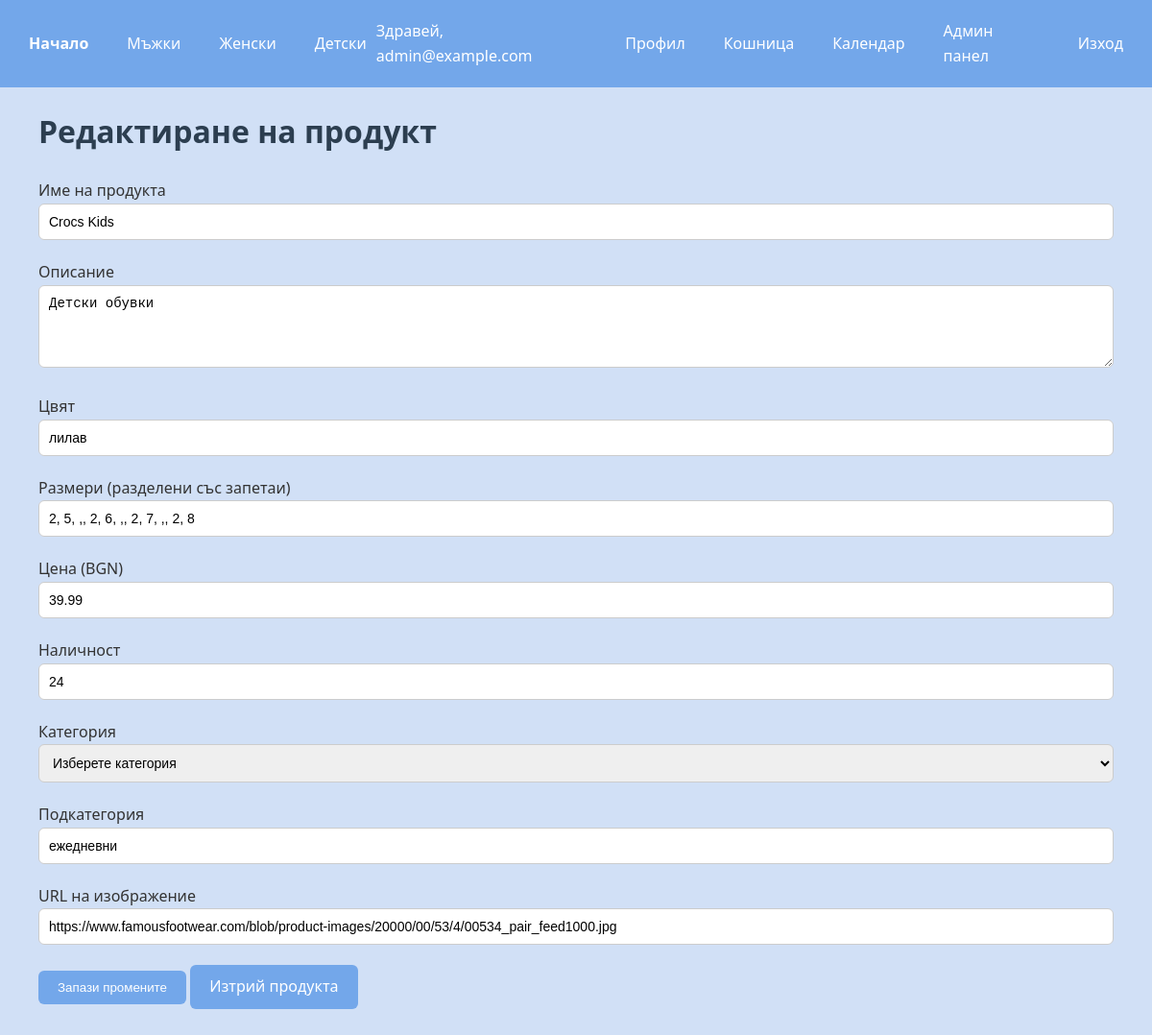
Screenshot of /catalog/edit/25 (signed in) with the database file from the repository.
### services/catalog_service.py (models this page shows)
class Product(db.Model):
    __tablename__ = "products"
    id = db.Column(db.Integer, primary_key=True)
    name = db.Column(db.String(200), nullable=False)
    description = db.Column(db.Text)
    color = db.Column(db.String(50))
    sizes = db.Column(db.String(50))
    price = db.Column(db.Float, nullable=False)
    stock = db.Column(db.Integer, default=0)
    category = db.Column(db.String(100))
    subcategory = db.Column(db.String(100))
    image_url = db.Column(db.String(300), default="/static/images/default-shoe.png")
    reviews = db.relationship(
        "Review",
        back_populates="product",
        cascade="all, delete-orphan",
        lazy="dynamic"
    )

### controllers/catalog_controller.py (the view, shortened to what this page needs)
@catalog_bp.route("/edit/<int:product_id>", methods=["GET", "POST"])
def edit_product(product_id):
    if not is_admin():
        flash("Нямате достъп до редактиране на продукти.")
        return redirect(url_for("catalog.catalog"))
    product = catalog_service.get_product_by_id(product_id)
    if not product:
        flash("Продуктът не е намерен.")
        return redirect(url_for("catalog.catalog"))
    return render_template(
        "edit_product.html",
        product=product,
        is_admin=is_admin()
    )

### services/auth_service.py (called while the page is built)
def is_admin():
    return session.get("is_admin", False)

### services/catalog_service.py (called while the page is built)
def get_product_by_id(product_id):
    return Product.query.get(product_id)

### templates/edit_product.html (shortened to what this page needs)
{% extends "base.html" %}
{% block content %}
<div class="container">
    <h1>Редактиране на продукт</h1>
    <form action="{{ url_for('catalog.edit_product', product_id=product.id) }}" method="POST">
        <div class="form-group">
            <label for="name">Име на продукта</label>
            <input type="text" class="form-control" id="name" name="name" value="{{ product.name }}" required>
        </div>
        <div class="form-group">
            <label for="description">Описание</label>
            <textarea class="form-control" id="description" name="description" rows="4" required>{{ product.description }}</textarea>
        </div>
        <div class="form-group">
            <label for="color">Цвят</label>
            <input type="text" class="form-control" id="color" name="color" value="{{ product.color }}">
        </div>
        <div class="form-group">
            <label for="sizes">Размери (разделени със запетаи)</label>
            <input type="text" class="form-control" id="sizes" name="sizes" value="{{ product.sizes | join(', ') }}">
        </div>
        <div class="form-group">
            <label for="price">Цена (BGN)</label>
            <input type="number" class="form-control" id="price" name="price" step="0.01" value="{{ product.price }}" required>
        </div>
        <div class="form-group">
            <label for="stock">Наличност</label>
            <input type="number" class="form-control" id="stock" name="stock" value="{{ product.stock }}" required>
        </div>
        <div class="form-group">
            <label for="category">Категория</label>
            <select class="form-control" id="category" name="category" required>
                <option value="">Изберете категория</option>
            </select>
        </div>
        <div class="form-group">
            <label for="subcategory">Подкатегория</label>
            <input type="text" class="form-control" id="subcategory" name="subcategory" value="{{ product.subcategory }}">
        </div>
        <div class="form-group">
            <label for="image_url">URL на изображение</label>
            <input type="text" class="form-control" id="image_url" name="image_url" value="{{ product.image_url }}">
        </div>
        <div class="form-group mt-3">
            <button type="submit" class="btn btn-success">Запази промените</button>
            <a href="{{ url_for('catalog.delete_product', product_id=product.id) }}" class="btn btn-danger"
               onclick="return confirm('Сигурни ли сте, че искате да изтриете този продукт?');">Изтрий продукта</a>
        </div>
    </form>
</div>
{% endblock %}

### static/styles.css (style rules this page uses)
* { box-sizing: border-box; margin: 0; padding: 0; }
body { font-family: 'Segoe UI', Tahoma, Geneva, Verdana, sans-serif; background-color: #d1e0f6; color: #333; line-height: 1.6; }
h1, h2, h3, h4, h5, h6 { color: #2c3e50; margin-bottom: 1rem; }
h1 { font-size: 2rem; margin-bottom: 1.5rem; }
.container { max-width: 1200px; margin: 0 auto; padding: 0 20px; }
.btn, button { background-color: #73a7ea; color: white; border: none; padding: 10px 20px; border-radius: 6px; cursor: pointer; text-decoration: none; text-align: center; transition: background-color 0.3s ease; display: inline-block; }
.form-group { margin-bottom: 1rem; text-align: left; }
.form-control, input, select { width: 100%; padding: 10px; border: 1px solid #ccc; border-radius: 6px; font-size: 14px; margin-bottom: 5px; }

### rows the page displays
Product: name "Crocs Kids", description "Детски обувки", color "лилав", sizes "2, 5, ,, 2, 6, ,, 2, 7, ,, 2, 8", price "39.99", stock "24", subcategory "ежедневни", image_url "https://www.famousfootwear.com/blob/product-images/20000/00/53/4/00534_pair_feed1000.jpg"

### other values shown
{{ session["email"] }} "admin@example.com"
